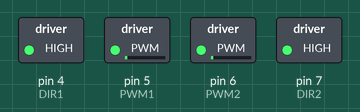
Simulated run of this sketch. Board: Arduino Uno, built with avr-gcc and run on an emulated ATmega328P. Shown: switched loads named in the sketch (green lamp = pin HIGH). At 0.1 s the program stops and its outputs stay as they are.

Above: at 0.1 s.
Timing chart, 0 to 1.6 s (numbered marks = the images above):
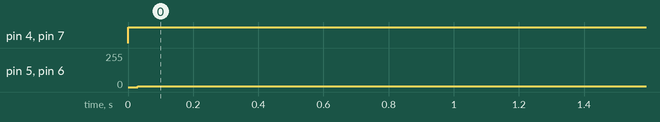

The sketch:

tb6612fng-motor-driver.ino
```cpp
int PWM1 = 5;
int DIR1 = 4;
int PWM2 = 6;
int DIR2 = 7;

void setup()
{
  pinMode(DIR1, OUTPUT);
  pinMode(DIR2, OUTPUT);
}

void loop()
{
  int value;
  for(value = 0 ; value <= 255; value =5)
  {
    digitalWrite(DIR1,HIGH);
    digitalWrite(DIR2, HIGH);
    analogWrite(PWM1, value);   //PWM Speed Control
    analogWrite(PWM2, value);   //PWM Speed Control
    delay(30);
  }
}
```

Measured:
- by itself, pin 4 (DIR1), pin 7 (DIR2): LOW → HIGH at 0.00 s
- by itself, pin 5 (PWM1), pin 6 (PWM2): 0/255 → 5/255 at 0.03 s
